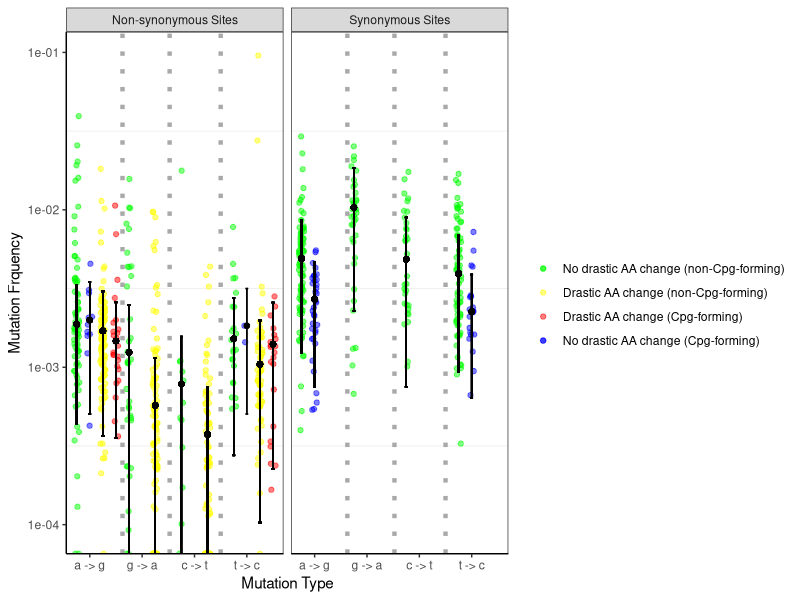

R code for this plot:
#Cleaning up for final project

setwd("~/Desktop/Git")

#install.packages('ggplot2')
#install.packages('scales')
#scales is used to log the y axis in the graoh and ggplot2 is used to create the graph
library(scales)
library(ggplot2)

#reading in data
data<-read.csv('OverviewSelCoeff_BachelerFilter.csv') 

#Start of the graph function
nightcrewgraph = function(data){
#building the combo lines to help sort (used later when info is subsetted) 
data$combo<- (data$bigAAChange*3) + (data$makesCpG*2)
data$combo<- as.factor(data$combo)
levels(data$combo) <- gsub("0", "noAA noCPG", levels(data$combo))
levels(data$combo) <- gsub("2", "noAA yesCPG", levels(data$combo))
levels(data$combo) <- gsub("3", "yesAA noCPG", levels(data$combo))
levels(data$combo) <- gsub("5", "yesAA yesCPG", levels(data$combo))

#Subsetting for the data that we really want
datatww <- subset(data, TypeOfSite=="syn" | TypeOfSite=="nonsyn")
datatww$TypeOfSite <- ifelse(datatww$TypeOfSite == "syn", "Synonymous Sites", "Non-synonymous Sites")
#idea for log
#datatww$lowerConf= log(datatww$lowerConf)
#datatww$upperConf= log(datatww$upperConf)
#datatww$MeanFreq = log(datatww$MeanFreq) 

#givine values to each nucecotide and if they have a cetain combo
#first need to introduce new columes for collecting the xvaue and the color
datatww$xvalue<- 0
datatww$color <- 0

for (i in 1:length(datatww$num)) {
    if (datatww$bigAAChange[i] == 0 && datatww$makesCpG[i] == 0 && datatww$WTnt[i] == "a") {
        datatww$xvalue[i] <- 1
        datatww$color[i] <- "blue"
    } else if (datatww$bigAAChange[i] == 0 && datatww$makesCpG[i] == 1 && datatww$WTnt[i] == "a") {
        datatww$xvalue[i] <- 2
        datatww$color[i] <- "red"
    } else if (datatww$bigAAChange[i] == 1 && datatww$makesCpG[i] == 0 && datatww$WTnt[i] == "a") {
        datatww$xvalue[i] <- 3
        datatww$color[i] <- "green"
    } else if (datatww$bigAAChange[i] == 1 && datatww$makesCpG[i] == 1 && datatww$WTnt[i] == "a") {
        datatww$xvalue[i] <- 4
        datatww$color[i] <- "purple"
    } else if (datatww$bigAAChange[i] == 0 && datatww$makesCpG[i] == 0 && datatww$WTnt[i] == "g") {
        datatww$xvalue[i] <- 5
        datatww$color[i] <- "blue"
    } else if (datatww$bigAAChange[i] == 0 && datatww$makesCpG[i] == 1 && datatww$WTnt[i] == "g") {
        datatww$xvalue[i] <- 6
        datatww$color[i] <- "red"
    } else if (datatww$bigAAChange[i] == 1 && datatww$makesCpG[i] == 0 && datatww$WTnt[i] == "g") {
        datatww$xvalue[i] <- 7
        datatww$color[i] <- "green"
    } else if (datatww$bigAAChange[i] == 1 && datatww$makesCpG[i] == 1 && datatww$WTnt[i] == "g") {
        datatww$xvalue[i] <- 8
        datatww$color[i] <- "purple"
    } else if (datatww$bigAAChange[i] == 0 && datatww$makesCpG[i] == 0 && datatww$WTnt[i] == "c") {
        datatww$xvalue[i] <- 9
        datatww$color[i] <- "blue"
    } else if (datatww$bigAAChange[i] == 0 && datatww$makesCpG[i] == 1 && datatww$WTnt[i] == "c") {
        datatww$xvalue[i] <- 10
        datatww$color[i] <- "red"
    } else if (datatww$bigAAChange[i] == 1 && datatww$makesCpG[i] == 0 && datatww$WTnt[i] == "c") {
        datatww$xvalue[i] <- 11
        datatww$color[i] <- "green"
    } else if (datatww$bigAAChange[i] == 1 && datatww$makesCpG[i] == 1 && datatww$WTnt[i] == "c") {
        datatww$xvalue[i] <- 12
        datatww$color[i] <- "purple"
    } else if (datatww$bigAAChange[i] == 0 && datatww$makesCpG[i] == 0 && datatww$WTnt[i] == "t") {
        datatww$xvalue[i] <- 13
        datatww$color[i] <- "blue"
    } else if (datatww$bigAAChange[i] == 0 && datatww$makesCpG[i] == 1 && datatww$WTnt[i] == "t") {
        datatww$xvalue[i] <- 14
        datatww$color[i] <- "red"
    } else if (datatww$bigAAChange[i] == 1 && datatww$makesCpG[i] == 0 && datatww$WTnt[i] == "t") {
        datatww$xvalue[i] <- 15
        datatww$color[i] <- "green"
    } else if (datatww$bigAAChange[i] == 1 && datatww$makesCpG[i] == 1 && datatww$WTnt[i] == "t") {
        datatww$xvalue[i] <- 16
        datatww$color[i] <- "purple"
    }
}




#subsetiing all the data by amino acid, drastic AA, and CpG forming 

#syn subset stuff
syndata <- subset(datatww, TypeOfSite=="Synonymous Sites")

#syn subset for no AA and no CPG
synNNdata <- subset(syndata, combo=="noAA noCPG")
#syn subset for no AA and no CPG for a, c, g, t (for HIV all 4 should be here)
synNNa <- subset(synNNdata, WTnt=="a")
synNNc <- subset(synNNdata, WTnt=="c")
synNNg  <- subset(synNNdata, WTnt=="g")
synNNt  <- subset(synNNdata, WTnt=="t")
#syn subset for no AA and yes CPG
synNYdata<- subset(syndata, combo=="noAA yesCPG")
#syn subset for no AA and yes CPG for a, c, g, t (for HIV a, t )
synNYa <- subset(synNYdata, WTnt=="a")
synNYc <- subset(synNYdata, WTnt=="c")
synNYg  <- subset(synNYdata, WTnt=="g")
synNYt  <- subset(synNYdata, WTnt=="t")
#syn subset for yes AA and no CPG 
synYNdata <- subset(syndata, combo=="yesAA noCPG")
#syn subset for yes AA and no CPG for a, c, g, t (none for HIV)
synYNa <- subset(synYNdata, WTnt=="a")
synYNc <- subset(synYNdata, WTnt=="c")
synYNg  <- subset(synYNdata, WTnt=="g")
synYNt  <- subset(synYNdata, WTnt=="t")
#syn subset for yes AA and yes CPG
synYYdata <- subset(syndata, combo=="yesAA yesCPG")
#syn subset for yes AA and yes CPG for a, c, g, t (none for HIV)
synYYa <- subset(synYYdata, WTnt=="a")
synYYc <- subset(synYYdata, WTnt=="c")
synYYg  <- subset(synYYdata, WTnt=="g")
synYYt  <- subset(synYYdata, WTnt=="t")

#nonsyn sub set stuff
nonsyndata <- subset(datatww, TypeOfSite=="Non-synonymous Sites")

nonyescpGdata<- subset(nonsyndata, combo=="noAA yesCPG")

#nonsyn subset for no AA and no CPG
nonNNdata <- subset(nonsyndata, combo=="noAA noCPG")
#nonsyn subset for no AA and no CPG for a, c, g, t (for HIV all 4 should be here)
nonsynNNa <- subset(nonNNdata, WTnt=="a")
nonsynNNc <- subset(nonNNdata, WTnt=="c")
nonsynNNg  <- subset(nonNNdata, WTnt=="g")
nonsynNNt  <- subset(nonNNdata, WTnt=="t")
#nonsyn subset for no AA and yes CPG
nonNYdata<- subset(nonsyndata, combo=="noAA yesCPG")
#syn subset for no AA and yes CPG for a, c, g, t (for HIV a, t )
nonsynNYa <- subset(nonNYdata, WTnt=="a")
nonsynNYc <- subset(nonNYdata, WTnt=="c")
nonsynNYg  <- subset(nonNYdata, WTnt=="g")
nonsynNYt  <- subset(nonNYdata, WTnt=="t")
#syn subset for yes AA and no CPG 
nonYNdata <- subset(nonsyndata, combo=="yesAA noCPG")
#syn subset for yes AA and no CPG for a, c, g, t (for HIV all 4 should be here)
nonsynYNa <- subset(nonYNdata, WTnt=="a")
nonsynYNc <- subset(nonYNdata, WTnt=="c")
nonsynYNg  <- subset(nonYNdata, WTnt=="g")
nonsynYNt  <- subset(nonYNdata, WTnt=="t")
#syn subset for yes AA and yes CPG
nonYYdata <- subset(nonsyndata, combo=="yesAA yesCPG")
#syn subset for yes AA and yes CPG for a, c, g, t (for HIV a, t)
nonsynYYa <- subset(nonYYdata, WTnt=="a")
nonsynYYc <- subset(nonYYdata, WTnt=="c")
nonsynYYg  <- subset(nonYYdata, WTnt=="g")
nonsynYYt  <- subset(nonYYdata, WTnt=="t")


#graph
nightmare <-ggplot(aes(factor(xvalue), MeanFreq), data = datatww)+
    #synNNdata
    scale_y_log10() +
    scale_x_discrete(limits=c(1,2,3,4,5,6,7,8,9,10,11,12,13,14,15,16),breaks=c("2","6","10", "14"), labels=c("a -> g", "g -> a", "c -> t","t -> c"))+
    geom_jitter(data= syndata,aes(colour = syndata$color, x = factor(xvalue)),position = position_jitter(width = .2), alpha = 0.5) +
    facet_wrap(~ TypeOfSite)+
    #nonsyn data
    geom_jitter(data= nonsyndata,aes(colour = nonsyndata$color, x = factor(xvalue)),position = position_jitter(width = .2), alpha = 0.5) +
    geom_vline(xintercept = 4.5, linetype="dotted", color = "dark gray", size=1.5) +
    geom_vline(xintercept = 8.1, linetype="dotted", color = "dark gray", size=1.5) +
    geom_vline(xintercept = 12, linetype="dotted", color = "dark gray", size=1.5)+
    scale_color_manual(labels = c("No drastic AA change (non-Cpg-forming)","Drastic AA change (non-Cpg-forming)","Drastic AA change (Cpg-forming)", "No drastic AA change (Cpg-forming)"), values = c("green", "yellow","red", "blue")) +
    labs(x="Mutation Type", y="Mutation Frquency",col=" ")

#graphing other info basied on conditions
nightmare
    if (nrow(synNNa)!=0) {
        nightmare<- nightmare + geom_errorbar(data = synNNa, aes(ymin = median(lowerConf), ymax = median(upperConf), width = 0.2))
        nightmare<- nightmare + geom_point(data =synNNa, aes('1',median(c(median(lowerConf),median(upperConf)))))
    }
    if (nrow(synNNc)!=0) {
        nightmare<- nightmare + geom_errorbar(data = synNNc, aes(ymin = median(lowerConf), ymax = median(upperConf), width = 0.2))
        nightmare<- nightmare + geom_point(data =synNNc, aes('9',median(c(median(lowerConf),median(upperConf)))))
    } 
    if (nrow(synNNg)!=0) {
        nightmare<- nightmare +geom_errorbar(data = synNNg, aes(ymin = median(lowerConf), ymax = median(upperConf), width = 0.2))
        nightmare<- nightmare +geom_point(data =synNNg, aes('5',median(c(median(lowerConf),median(upperConf)))))
    } 
    if (nrow(synNNt)!=0) {
        nightmare<- nightmare +geom_errorbar(data = synNNt, aes(ymin = median(lowerConf), ymax = median(upperConf), width = 0.2))
        nightmare<- nightmare +geom_point(data =synNNt, aes('13',median(c(median(lowerConf),median(upperConf)))))
    } 
    #synNYdata
    if (nrow(synNYa)!=0) {
        nightmare<- nightmare +geom_errorbar(data = synNYa, aes(ymin = median(lowerConf), ymax = median(upperConf), width = 0.2))
        nightmare<- nightmare +geom_point(data =synNYa, aes('2',median(c(median(lowerConf),median(upperConf)))))
    } 
    if (nrow(synNYc)!=0) {
        nightmare<- nightmare +geom_errorbar(data = synNYc, aes(ymin = median(lowerConf), ymax = median(upperConf), width = 0.2))
        nightmare<- nightmare +geom_point(data =synNYc, aes('10',median(c(median(lowerConf),median(upperConf)))))
    } 
    if (nrow(synNYg)!=0) {
        nightmare<- nightmare +geom_errorbar(data = synNYg, aes(ymin = median(lowerConf), ymax = median(upperConf), width = 0.2))
        nightmare<- nightmare +geom_point(data =synNYg, aes('6',median(c(median(lowerConf),median(upperConf)))))
    } 
    if (nrow(synNYt)!=0) {
        nightmare<- nightmare +geom_errorbar(data = synNYt, aes(ymin = median(lowerConf), ymax = median(upperConf), width = 0.2))
        nightmare<- nightmare +geom_point(data =synNYt, aes('14',median(c(median(lowerConf),median(upperConf)))))
    } 
    if (nrow(synYNa)!=0) {
        nightmare<- nightmare +geom_errorbar(data = synYNa, aes(ymin = median(lowerConf), ymax = median(upperConf), width = 0.2))
        nightmare<- nightmare +geom_point(data =synYNa, aes('3',median(c(median(lowerConf),median(upperConf)))))
    } 
    if (nrow(synYNc)!=0) {
        nightmare<- nightmare +geom_errorbar(data = synYNc, aes(ymin = median(lowerConf), ymax = median(upperConf), width = 0.2))
        nightmare<- nightmare +geom_point(data =synYNc, aes('11',median(c(median(lowerConf),median(upperConf)))))
    } 
    if (nrow(synYNg)!=0) {
        nightmare<- nightmare +geom_errorbar(data = synYNg, aes(ymin = median(lowerConf), ymax = median(upperConf), width = 0.2))
        nightmare<- nightmare +geom_point(data =synYNg, aes('7',median(c(median(lowerConf),median(upperConf)))))
    } 
    if (nrow(synYNt)!=0) {
        nightmare<- nightmare +geom_errorbar(data = synYNt, aes(ymin = median(lowerConf), ymax = median(upperConf), width = 0.2))
        nightmare<- nightmare +geom_point(data =synYNt, aes('15',median(c(median(lowerConf),median(upperConf)))))
    } 
    if (nrow(synYYa)!=0) {
        nightmare<- nightmare +geom_errorbar(data = synYYa, aes(ymin = median(lowerConf), ymax = median(upperConf), width = 0.2))
        nightmare<- nightmare +geom_point(data =synYYa, aes('4',median(c(median(lowerConf),median(upperConf)))))
    } 
    if (nrow(synYYc)!=0) {
        nightmare<- nightmare +geom_errorbar(data = synYYc, aes(ymin = median(lowerConf), ymax = median(upperConf), width = 0.2))
        nightmare<- nightmare +geom_point(data =synYYc, aes('12',median(c(median(lowerConf),median(upperConf)))))
    } 
    if (nrow(synYYg)!=0) {
        nightmare<- nightmare +geom_errorbar(data = synYYg, aes(ymin = median(lowerConf), ymax = median(upperConf), width = 0.2))
        nightmare<- nightmare +geom_point(data =synYYg, aes('8',median(c(median(lowerConf),median(upperConf)))))
    } 
    if (nrow(synYYt)!=0) {
        nightmare<- nightmare +geom_errorbar(data = synYYt, aes(ymin = median(lowerConf), ymax = median(upperConf), width = 0.2))
        nightmare<- nightmare +geom_point(data =synYYt, aes('16',median(c(median(lowerConf),median(upperConf)))))
    } 
    
    #nonsyn data
    
    if (nrow(nonsynNNa)!=0) {
        nightmare<- nightmare +geom_errorbar(data = nonsynNNa, aes(ymin = median(lowerConf), ymax = median(upperConf), width = 0.2))
        nightmare<- nightmare +geom_point(data =nonsynNNa, aes('1',median(c(median(lowerConf),median(upperConf)))))
    } 
    if (nrow(nonsynNNc)!=0) {
        nightmare<- nightmare +geom_errorbar(data = nonsynNNc, aes(ymin = median(lowerConf), ymax = median(upperConf), width = 0.2))
        nightmare<- nightmare +geom_point(data =nonsynNNc, aes('9',median(c(median(lowerConf),median(upperConf)))))
    } 
    if (nrow(nonsynNNg)!=0) {
        nightmare<- nightmare +geom_errorbar(data = nonsynNNg, aes(ymin = median(lowerConf), ymax = median(upperConf), width = 0.2))
        nightmare<- nightmare +geom_point(data =nonsynNNg, aes('5',median(c(median(lowerConf),median(upperConf)))))
    } 
    if (nrow(nonsynNNt)!=0) {
        nightmare<- nightmare +geom_errorbar(data = nonsynNNt, aes(ymin = median(lowerConf), ymax = median(upperConf), width = 0.2))
        nightmare<- nightmare +geom_point(data =nonsynNNt, aes('13',median(c(median(lowerConf),median(upperConf)))))
    } 
    
    if (nrow(nonsynNYa)!=0) {
        nightmare<- nightmare +geom_errorbar(data = nonsynNYa, aes(ymin = median(lowerConf), ymax = median(upperConf), width = 0.2))
        nightmare<- nightmare + geom_point(data =nonsynNYa, aes('2',median(c(median(lowerConf),median(upperConf)))))
    } 
    if (nrow(nonsynNYc)!=0) {
        nightmare<- nightmare +geom_errorbar(data = nonsynNYc, aes(ymin = median(lowerConf), ymax = median(upperConf), width = 0.2))
        nightmare<- nightmare +geom_point(data =nonsynNYc, aes('10',median(c(median(lowerConf),median(upperConf)))))
    } 
    if (nrow(nonsynNYg)!=0) {
        nightmare<- nightmare +geom_errorbar(data = nonsynNYg, aes(ymin = median(lowerConf), ymax = median(upperConf), width = 0.2))
        nightmare<- nightmare +geom_point(data =nonsynNYg, aes('6',median(c(median(lowerConf),median(upperConf)))))
    }  
    if (nrow(nonsynNYt)!=0) {
        nightmare<- nightmare +geom_errorbar(data = nonsynNYt, aes(ymin = median(lowerConf), ymax = median(upperConf), width = 0.2))
        nightmare<- nightmare +geom_point(data =nonsynNYt, aes('14',median(c(median(lowerConf),median(upperConf)))))
    } 
    #
    if (nrow(nonsynYNa)!=0) {
        nightmare<- nightmare +geom_errorbar(data = nonsynYNa, aes(ymin = median(lowerConf), ymax = median(upperConf), width = 0.2))
        nightmare<- nightmare +geom_point(data =nonsynYNa, aes('3',median(c(median(lowerConf),median(upperConf)))))
    } 
    if (nrow(nonsynYNc)!=0) {
        nightmare<- nightmare +geom_errorbar(data = nonsynYNc, aes(ymin = median(lowerConf), ymax = median(upperConf), width = 0.2))
        nightmare<- nightmare +geom_point(data =nonsynYNc, aes('11',median(c(median(lowerConf),median(upperConf)))))
    } 
    if (nrow(nonsynYNg)!=0) {
        nightmare<- nightmare +geom_errorbar(data = nonsynYNg, aes(ymin = median(lowerConf), ymax = median(upperConf), width = 0.2))
        nightmare<- nightmare +geom_point(data =nonsynYNg, aes('7',median(c(median(lowerConf),median(upperConf)))))
    } 
    if (nrow(nonsynYNt)!=0) {
        nightmare<- nightmare +geom_errorbar(data = nonsynYNt, aes(ymin = median(lowerConf), ymax = median(upperConf), width = 0.2))
        nightmare<- nightmare +geom_point(data =nonsynYNt, aes('15',median(c(median(lowerConf),median(upperConf)))))
    } 
    #
    if (nrow(nonsynYYa)!=0) {
        nightmare<- nightmare +geom_errorbar(data = nonsynYYa, aes(ymin = median(lowerConf), ymax = median(upperConf), width = 0.2))
        nightmare<- nightmare +geom_point(data =nonsynYYa, aes('4',median(c(median(lowerConf),median(upperConf)))))
    } 
    if (nrow(nonsynYYc)!=0) {
        nightmare<- nightmare +geom_errorbar(data = nonsynYYc, aes(ymin = median(lowerConf), ymax = median(upperConf), width = 0.2))
        nightmare<- nightmare +geom_point(data =nonsynYYc, aes('12',median(c(median(lowerConf),median(upperConf)))))
    } 
    if (nrow(nonsynYYg)!=0) {
        nightmare<- nightmare +geom_errorbar(data = nonsynYYg, aes(ymin = median(lowerConf), ymax = median(upperConf), width = 0.2))
        nightmare<- nightmare +geom_point(data =nonsynYYg, aes('8',median(c(median(lowerConf),median(upperConf)))))
    } 
    if (nrow(nonsynYYt)!=0) {
        nightmare<- nightmare +geom_errorbar(data = nonsynYYt, aes(ymin = median(lowerConf), ymax = median(upperConf), width = 0.2))
        nightmare<- nightmare +geom_point(data =nonsynYYt, aes('16',median(c(median(lowerConf),median(upperConf)))))
    } 
nightmare <- nightmare +  theme_bw() +
    theme(axis.line = element_line(colour = "black"),
          panel.grid.major = element_blank(),
          #panel.grid.minor = element_blank(),
          #panel.border = element_blank(),
          panel.background = element_blank()) 


print(nightmare)

#return(datatww)
#ggsave(filename="nightmare.pdf", plot=nightmare)
#ggsave(filename="nightmare.pdf", plot = last_plot(), device = NULL, path = NULL,
       #scale = 1, width = NA, height = NA, units = c("in", "cm", "mm"),
       #dpi = 300, limitsize = TRUE, ...)
}

nightcrewgraph(data)
